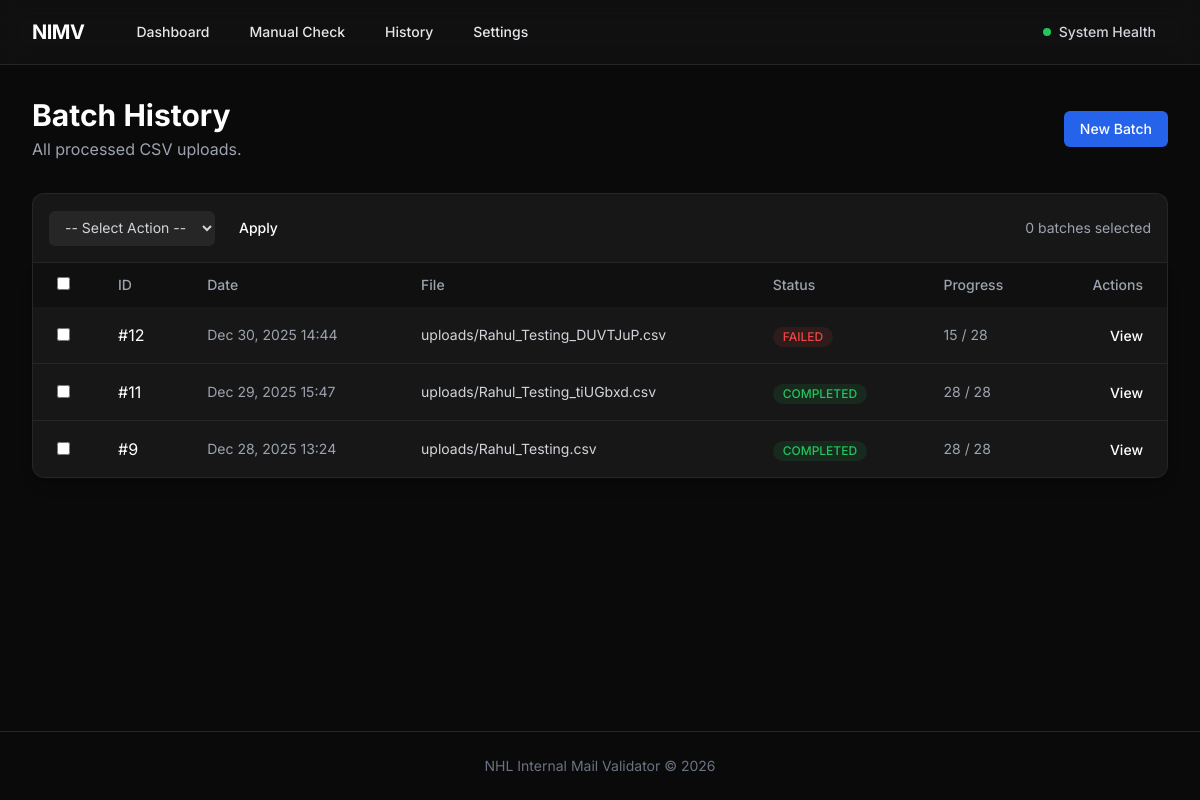
Page /batches/ on the earlier database version.
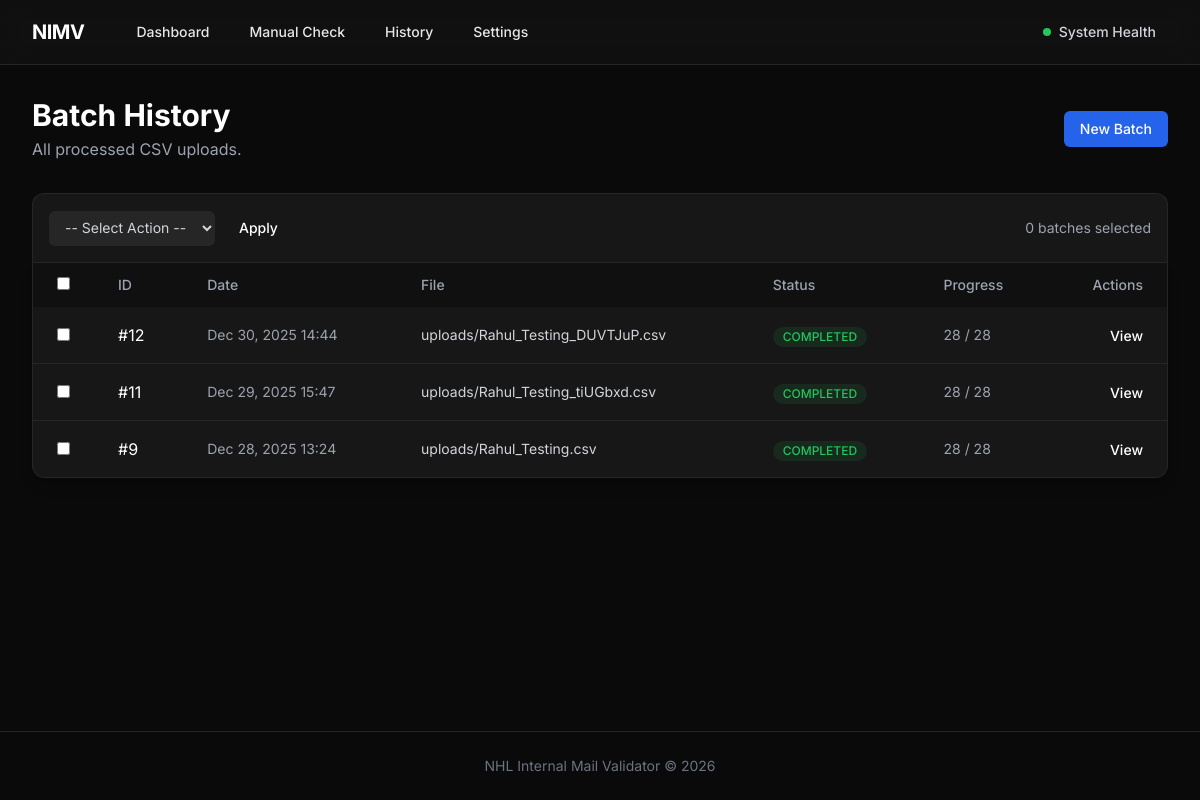
Same page on the later database version.
### validator/models.py (models this page shows, shortened)
class ValidationBatch(models.Model):
    created_at = models.DateTimeField(auto_now_add=True)
    csv_file = models.FileField(upload_to='uploads/')
    status = models.CharField(max_length=20, default='PENDING', choices=[
        ('PENDING', 'Pending'),
        ('PROCESSING', 'Processing'),
        ('COMPLETED', 'Completed'),
        ('FAILED', 'Failed')
    ])
    total_emails = models.IntegerField(default=0)
    processed_emails = models.IntegerField(default=0)
    current_processing_email = models.CharField(max_length=255, blank=True, null=True, default='')

### web/views.py (the view)
# urls.py: path('batches/', views.batch_list, name='batch_list'),
def batch_list(request):
    batches = ValidationBatch.objects.order_by('-created_at')
    return render(request, 'web/batch_list.html', {'batches': batches})

### templates/web/batch_list.html (shortened to what the changed rows need)
{% extends 'base.html' %}
{% block content %}
<div class="space-y-8">
    <div class="flex justify-between items-center">
        <div>
            <h1 class="text-3xl font-bold text-white">Batch History</h1>
        </div>
    </div>
    <form method="POST" action="{% url 'batch_bulk_action' %}" id="bulkForm">
        <div class="bg-dark-800 border border-dark-700 rounded-b-xl shadow-lg overflow-hidden mb-8">
            <div class="overflow-x-auto">
                <table class="w-full text-left">
                    <thead>
                        <tr class="bg-dark-900/50 text-gray-400 text-sm">
                            <th class="px-6 py-3 font-medium w-10">
                                <input type="checkbox" id="selectAll"
                                    class="rounded bg-dark-700 border-dark-600 text-accent-500 focus:ring-0 cursor-pointer">
                            </th>
                            <th class="px-6 py-3 font-medium">ID</th>
                            <th class="px-6 py-3 font-medium">Date</th>
                            <th class="px-6 py-3 font-medium">File</th>
                            <th class="px-6 py-3 font-medium">Status</th>
                            <th class="px-6 py-3 font-medium">Progress</th>
                            <th class="px-6 py-3 font-medium text-right">Actions</th>
                        </tr>
                    </thead>
                    <tbody class="divide-y divide-dark-700">
                        {% for batch in batches %}
                        <tr class="hover:bg-dark-700/50 transition-colors">
                            <td class="px-6 py-4">
                                <input type="checkbox" name="selected_items" value="{{ batch.id }}"
                                    class="batch-checkbox rounded bg-dark-700 border-dark-600 text-accent-500 focus:ring-0 cursor-pointer">
                            </td>
                            <td class="px-6 py-4 text-white">#{{ batch.id }}</td>
                            <td class="px-6 py-4 text-gray-400 text-sm">{{ batch.created_at|date:"M d, Y H:i" }}</td>
                            <td class="px-6 py-4 text-gray-300 text-sm truncate max-w-xs"
                                title="{{ batch.csv_file.name }}">{{ batch.csv_file.name }}</td>
                            <td class="px-6 py-4">
                                <span class="inline-flex items-center px-2.5 py-0.5 rounded-full text-xs font-medium
                                    {% if batch.status == 'COMPLETED' %}bg-green-500/10 text-green-500
                                    {% elif batch.status == 'PROCESSING' %}bg-blue-500/10 text-blue-500
                                    {% elif batch.status == 'FAILED' %}bg-red-500/10 text-red-500
                                    {% elif batch.status == 'PAUSED' %}bg-yellow-500/10 text-yellow-500
                                    {% else %}bg-gray-500/10 text-gray-400{% endif %}">
                                    {{ batch.status }}
                                </span>
                            </td>
                            <td class="px-6 py-4 text-gray-400 text-sm">
                                {{ batch.processed_emails }} / {{ batch.total_emails }}
                            </td>
                            <td class="px-6 py-4 text-right">
                                <a href="{% url 'batch_detail' batch.id %}"
                                    class="text-white hover:text-accent-500 font-medium text-sm">View</a>
                            </td>
                        </tr>
                        {% endfor %}
                    </tbody>
                </table>
            </div>
        </div>
    </form>
</div>
{% endblock %}

Differences in the rows shown:
changed ValidationBatch "Dec 30, 2025 14:44": status "FAILED" → "COMPLETED"; processed_emails "15" → "28"
